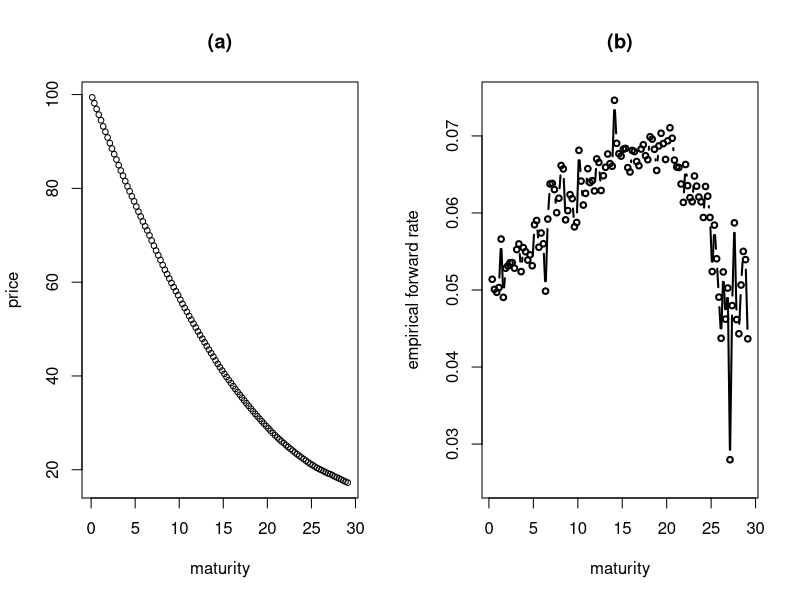
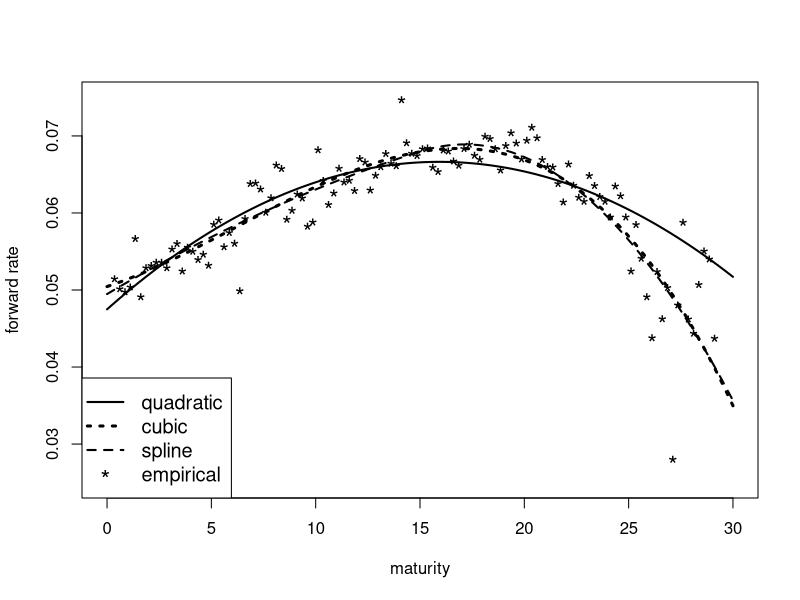

Generate these figures, in order, with R:
#    Example 14.5 and Figures 14.7 and 14.8

dat = read.table("strips_dec95.txt",header=TRUE)
dat = dat[order(dat$T),]
attach(dat)
t = seq(0,30,length=100)
emp = -diff(log(dat$price))/diff(dat$T)

fitLin = nls(price~100*exp(-beta0*T - (beta1*T^2)/2 ),data=dat,
     start=list(beta0=.03,beta1=0))
coefLin = summary(fitLin)$coef[,1]
forwardLin = coefLin[1] + coefLin[2]*t

fitQuad = nls(price~100*exp(-beta0*T - (beta1*T^2)/2 - (beta2*T^3)/3 ),data=dat,
     start=list(beta0=.03,beta1=0,beta2=0))
coefQuad = summary(fitQuad)$coef[,1]
forwardQuad = coefQuad[1] + (coefQuad[2]*t) + (coefQuad[3]*t^2) 

fitCubic = nls(price~100*exp(-beta0*T - (beta1*T^2)/2 - (beta2*T^3)/3 - (beta3*T^4)/4 ),data=dat,
     start=list(beta0=.03,beta1=0,beta2=0,beta3=0))
coefCubic = summary(fitCubic)$coef[,1]
forwardCubic = coefCubic[1] + (coefCubic[2]*t) + (coefCubic[3]*t^2) +(coefCubic[4]*t^3)

fitSpline = nls(price~100*exp(-beta0*T - (beta1*T^2)/2 - (beta2*T^3)/3 
     - (T>15)*(beta3*(T-15)^3)/3 ),data=dat,
     start=list(beta0=.03,beta1=0,beta2=0,beta3=0) )
coefSpline = summary(fitSpline)$coef[,1]
forwardSpline = coefSpline[1] + (coefSpline[2]*t)  + (coefSpline[3]*t^2)  + (t>15)*(coefSpline[4]*(t-15)^2)


postscript("empirical.ps",width=8,height=4.5)  #  Figure 14.7
par(mfrow=c(1,2))
plot(dat$T,dat$price,xlab="maturity",ylab="price",main="(a)",cex=.75)
plot(dat$T[2:length(dat$T)],emp,,ylim=c(0.025,.075),lwd=2,xlab="maturity",
  ylab="empirical forward rate",type="b",cex=.75,
  main="(b)")
graphics.off()

postscript("stripsNL01.ps",width=6,height=5)  #  Figure 14.8
par(mfrow=c(1,1))
plot(t,forwardQuad,type="l",ylim=c(0.025,.075),lwd=2,xlab="maturity",ylab="forward rate")
lines(t,forwardCubic,lty=3,lwd=3)
lines(t,forwardSpline,lty=2,lwd=2)
points(dat$T[2:length(dat$T)],emp,pch="*",cex=1.5)
legend("bottomleft",c("quadratic","cubic","spline","empirical"),
    lty=c(1,3,2,NA),lwd=c(2,3,2),pt.cex=1.5,pch=c(NA,NA,NA,"*"),cex=1.2 )
graphics.off()
